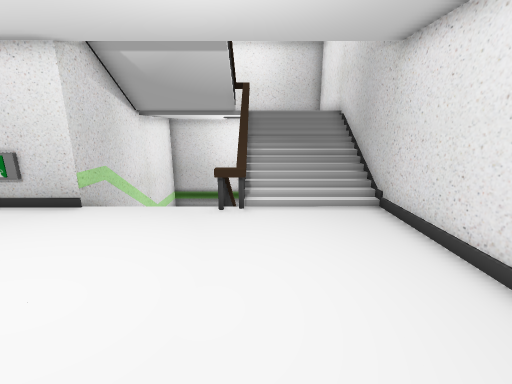
[1] (above)

15 first-person views from a walk through a Unity game level. The camera is 1.2 m above the floor, tilts 14° down and sees 90° across. Doors are open. The floor is counted in squares, 0.5 m on a side. Each view is taken from the middle of a square. On the plan, view 1 faces up. The plan holds only what a view shows up to about 17 squares ahead; the rest is blank. The place goes on beyond the plan. The player is left out.

[2]
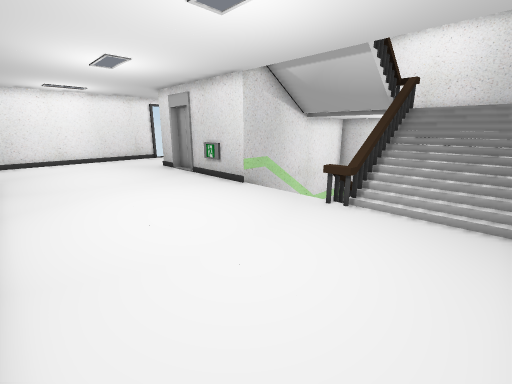

[3]
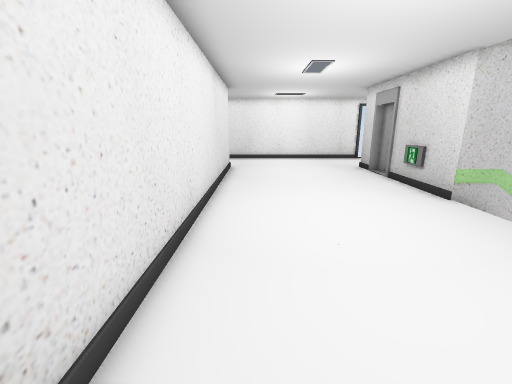

[4]
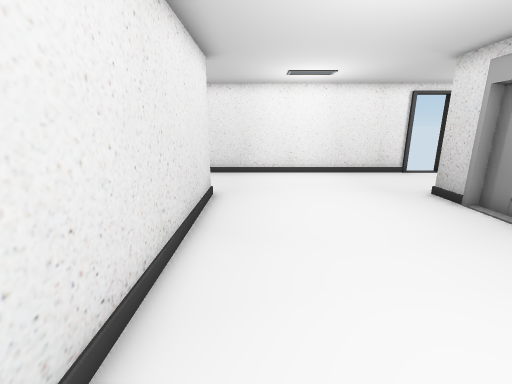

[5]
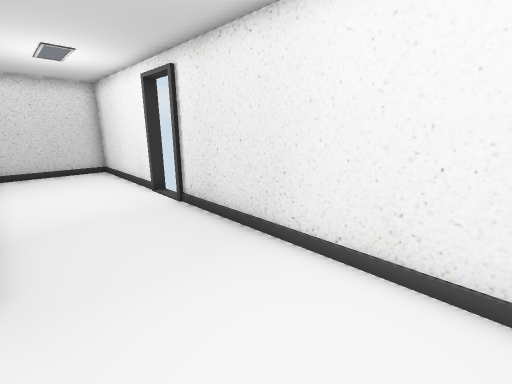

[6]
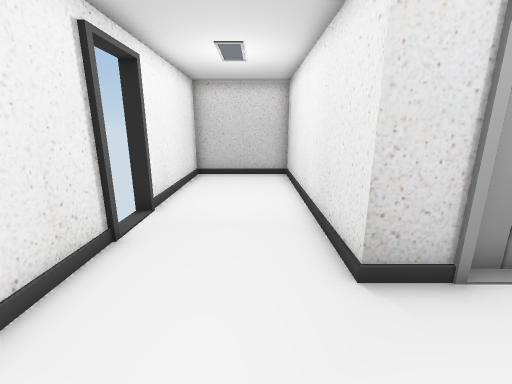

[7]
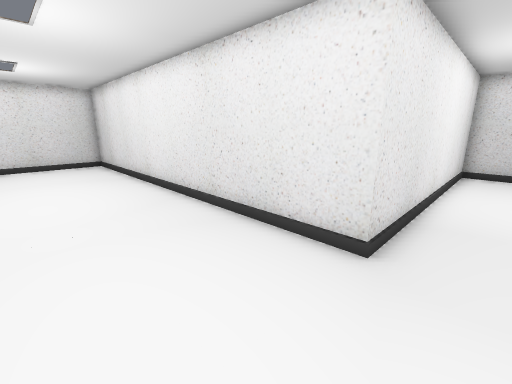

[8]
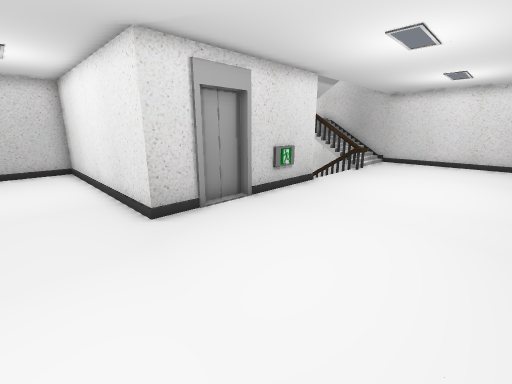

[9]
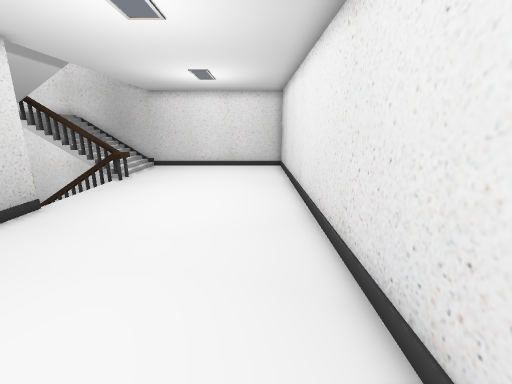

[10]
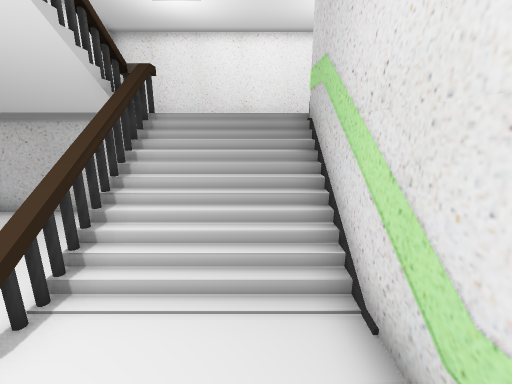

[11]
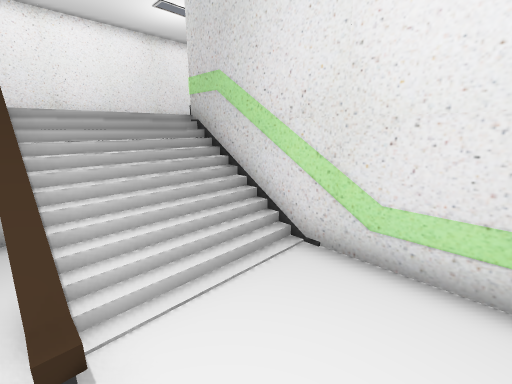

[12]
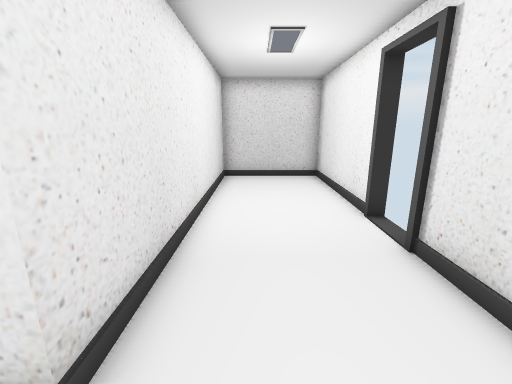

[13]
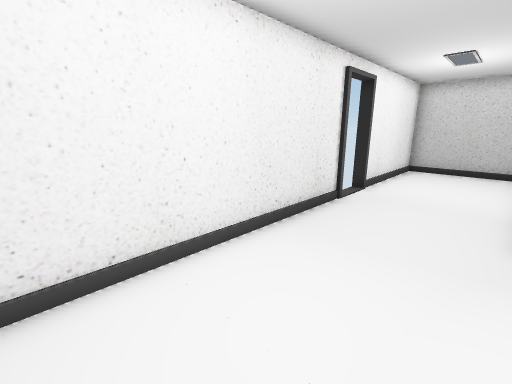

[14]
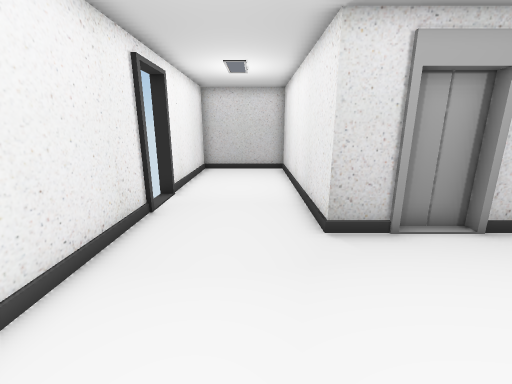

[15]
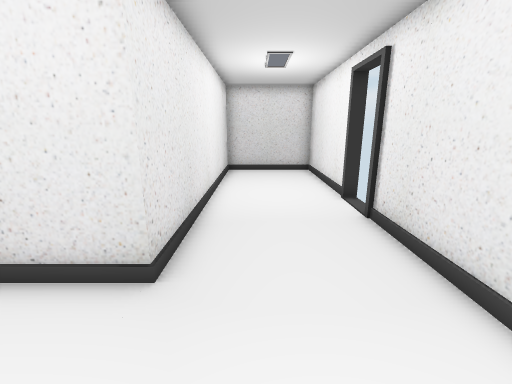

### Floor plan
Key: @ floor where view 1 was taken; # wall or solid block; x gap in a wall; . main floor; - floor 1.5 m lower than the main floor; / step, stairs or slope; D open door; = window, fence, low wall or low ledge; ^ raised ledge.
Columns run from 19 left of view 1 to 4 right of it. Each row starts with its distance up from view 1.
 18  ######
 17  #....#         ########
 16  #....#      ##        #
 15  #....#      #=-- /    #
 14  #....#      #=---     #
 13  #....#      ##---/    #
 12  #....#      ##---=-///#
 11 #D....#       #///x////#
 10  D....#      ##///x////#
  9  #....#      ##///^x///#
  8  #....########=...^x...#
  7  #................==...#
  6  #.....................#
  5  #.....................#
  4  #.....................#
  3  #.....................#
  2  #.....................#
  1  #.....................#
  0  #.................@...#
 -1  #....##################
 -2  #....#
 -3  #....#
 -4  D....#
 -5  D....#
 -6 ##....#
 -7  #....#
 -8  #....#
 -9  #....#
-10  #....#
-11  #....#
-12  ######

Where each view was taken, in squares from view 1:
view 1: 0 up, 0 right, facing up
view 2: 0 up, 3 right, facing up-left
view 3: 1 up, 3 right, facing left
view 4: 1 up, 4 left, facing left
view 5: 4 up, 14 left, facing down-left
view 6: 4 up, 15 left, facing up
view 7: 4 up, 15 left, facing down-right
view 8: 1 up, 16 left, facing up-right
view 9: 1 up, 13 left, facing right
view 10: 15 up, 4 left, facing down
view 11: 15 up, 1 left, facing down-left
view 12: 1 up, 15 left, facing down
view 13: 1 up, 14 left, facing up-left
view 14: 2 up, 15 left, facing up
view 15: 3 up, 15 left, facing down
